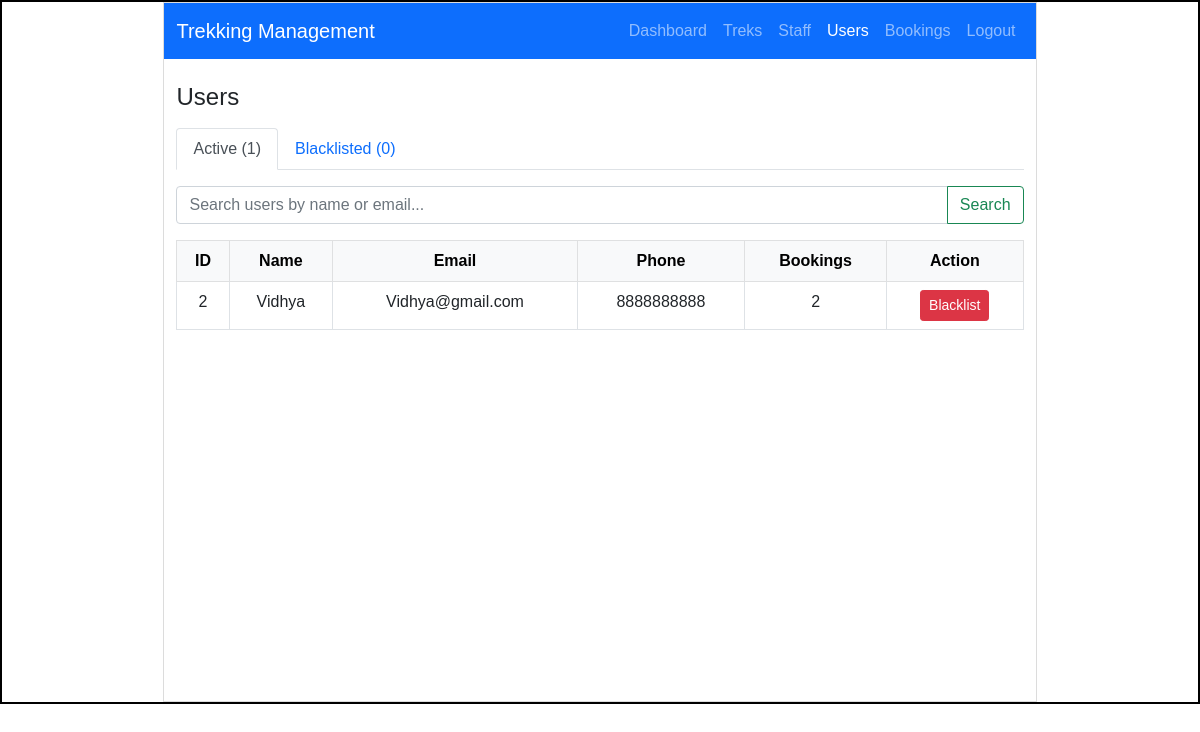
Before: /admin/users (signed in) with the older database file.
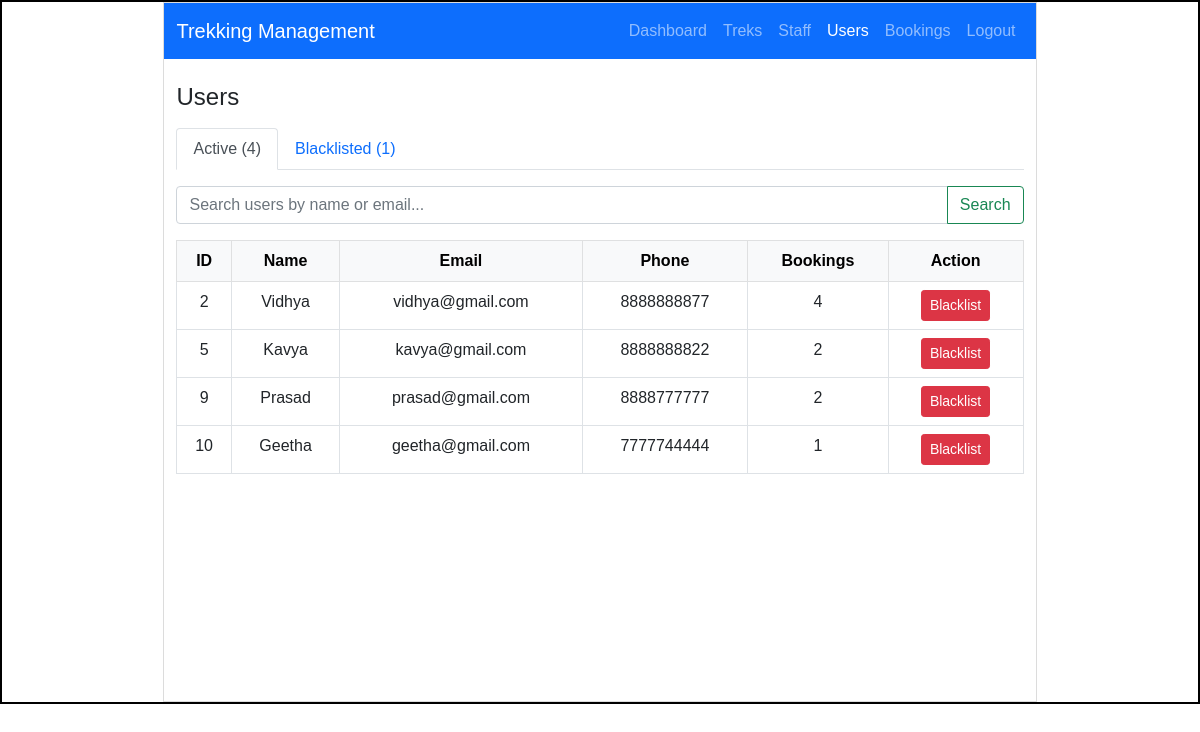
After: the same page with the newer database file.
### models.py (models this page shows)
class User(db.Model):
    __tablename__ = "user"
    id = db.Column(db.Integer  , primary_key = True)
    name = db.Column(db.String() , nullable=False)
    email=db.Column(db.String(), unique = True , nullable=False )
    password = db.Column(db.String() , nullable=False)
    phone = db.Column(db.String(15) , nullable=False ,unique = True)
    role = db.Column(db.String(), nullable=False , default='trekker')
    is_blacklisted = db.Column(db.Boolean , nullable= False , default = False)
    bookings = db.relationship( "Booking" ,backref = "user",lazy=True) # One User -> Many Bookings
    staff_profile = db.relationship("Staff_Profile",backref = "user",uselist=False,lazy=True)

### app.py (the view)
@app.route("/admin/users")
@role_required("admin")
def admin_users():
    active_tab   = request.args.get("tab", "active")
    search_query = request.args.get("search", "")
    active_q      = User.query.filter_by(role="trekker", is_blacklisted=False)
    blacklisted_q = User.query.filter_by(role="trekker", is_blacklisted=True)
    if search_query:
        f = or_(User.name.ilike(f"%{search_query}%"),
                User.email.ilike(f"%{search_query}%"))
        active_q      = active_q.filter(f)
        blacklisted_q = blacklisted_q.filter(f)
    return render_template("admin_users.html",
                           active_tab=active_tab,
                           search_query=search_query,
                           active_users=active_q.all(),
                           blacklisted_users=blacklisted_q.all())

### app.py (called while the page is built)
def role_required(*roles):
    def decorator(f):
        @wraps(f)
        def wrapper(*args, **kwargs):
            if 'user_id' not in session:
                flash("Please log in to continue.", "warning")
                return redirect(url_for("login"))
            if session.get('role') not in roles:
                flash("You don't have access to that page.", "warning")
                return _redirect_to_own_area()
            return f(*args, **kwargs)
        return wrapper
    return decorator

### templates/admin_users.html (shortened to what this page needs)
<!DOCTYPE html>
<html lang="en">
<head>
    <link rel="stylesheet" href="{{ url_for('static', filename='style.css') }}">
    <link href="https://cdn.jsdelivr.net/npm/bootstrap@5.0.2/dist/css/bootstrap.min.css" rel="stylesheet">
</head>
<body>
    <div id="main">
        <div id="canvas">
            <nav class="navbar navbar-expand-lg navbar-dark bg-primary">
                <div class="container-fluid">
                    <a class="navbar-brand" href="/admin/dashboard">Trekking Management</a>
                    <div class="navbar-nav ms-auto">
                        <a class="nav-link" href="/admin/dashboard">Dashboard</a>
                        <a class="nav-link" href="/admin/treks">Treks</a>
                        <a class="nav-link" href="/admin/staff">Staff</a>
                        <a class="nav-link active" href="/admin/users">Users</a>
                        <a class="nav-link" href="/admin/bookings">Bookings</a>
                        <a class="nav-link" href="/logout">Logout</a>
                    </div>
                </div>
            </nav>
            <div class="container mt-4">
                <h4 class="mb-3">Users</h4>
                <ul class="nav nav-tabs mb-3">
                    <li class="nav-item">
                        <a class="nav-link {% if active_tab == 'active' %}active{% endif %}"
                           href="/admin/users?tab=active">
                            Active ({{ active_users | length }})
                        </a>
                    </li>
                    <li class="nav-item">
                        <a class="nav-link {% if active_tab == 'blacklisted' %}active{% endif %}"
                           href="/admin/users?tab=blacklisted">
                            Blacklisted ({{ blacklisted_users | length }})
                        </a>
                    </li>
                </ul>
                <form method="GET" action="/admin/users" class="mb-3">
                    <div class="input-group">
                        <input type="text" class="form-control" name="search" value="{{ search_query }}" placeholder="Search users by name or email...">
                        <button type="submit" class="btn btn-outline-success">Search</button>
                    </div>
                </form>
                {% if active_tab == 'active' %}
                    {% if active_users %}
                    <table class="table table-bordered table-hover text-center">
                        <thead class="table-light">
                            <tr>
                                <th>ID</th>
                                <th>Name</th>
                                <th>Email</th>
                                <th>Phone</th>
                                <th>Bookings</th>
                                <th>Action</th>
                            </tr>
                        </thead>
                        <tbody>
                            {% for user in active_users %}
                            <tr>
                                <td>{{ user.id }}</td>
                                <td>{{ user.name }}</td>
                                <td>{{ user.email }}</td>
                                <td>{{ user.phone }}</td>
                                <td>{{ user.bookings | length }}</td>
                                <td>
                                    <a href="{{ url_for('blacklist_user', user_id=user.id) }}" class="btn btn-danger btn-sm">Blacklist</a>
                                </td>
                            </tr>
                            {% endfor %}
                        </tbody>
                    </table>
                    {% else %}
                        {% if search_query %}
                            <div class="alert alert-warning">No users found matching "{{ search_query }}".</div>
                        {% else %}
                            <div class="alert alert-info">No active users.</div>
                        {% endif %}
                    {% endif %}
                {% endif %}
            </div>
        </div>
    </div>
</body>
</html>

Changed rows visible on the page:
changed User "Vidhya": email "Vidhya@gmail.com" → "vidhya@gmail.com"; phone "8888888888" → "8888888877"; bookings|length "2" → "4"
added User: id "5", name "Kavya", email "kavya@gmail.com", phone "8888888822", bookings|length "2"
added User: id "9", name "Prasad", email "prasad@gmail.com", phone "8888777777", bookings|length "2"
added User: id "10", name "Geetha", email "geetha@gmail.com", phone "7777744444", bookings|length "1"
Other visible differences:
{{ active_users | length }}: "1" → "4"
{{ blacklisted_users | length }}: "0" → "1"
